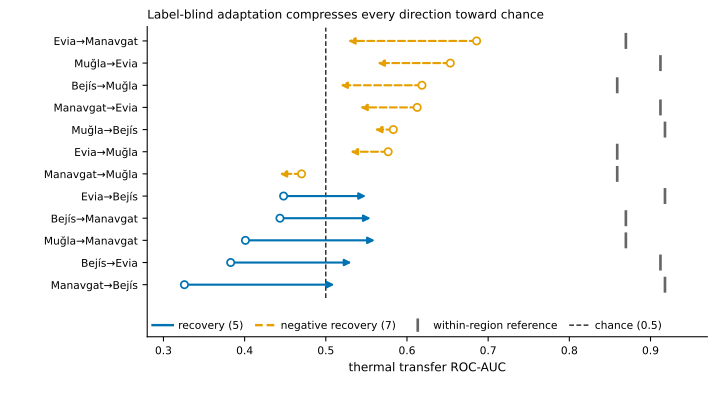

Write the Python code that produced this figure.
#!/usr/bin/env python3
"""Figure 6a - label-blind adaptation compresses every direction toward chance.

Four-AOI decomposition, 12 ordered directions: raw (open circle) -> best-adapted
(arrow head), with the within-region reference as a grey tick. Directions where
adaptation moves AWAY from the within reference (negative recovery, 7/12) are
orange AND dashed; recoveries are blue AND solid, so the class survives
greyscale print where the two hues differ by only ~2.3:1 in luminance.

Split out of the former three-panel Fig. 6: 12 direction labels plus a wide AUC
axis need the full column width, and sharing a row with two other panels forced
cramped legends and two-line titles.

Data: paper/figures/data/fig_data.json. Asserts in _fig6_common.py.
"""
import json
import sys
from pathlib import Path

import matplotlib
matplotlib.use("Agg")
import matplotlib.pyplot as plt

sys.path.insert(0, str(Path(__file__).resolve().parent))
from _layout_check import check as layout_check, contrast_ratio
from _fig6_common import (HERE, MM, BLUE, ORANGE, GREY, FS_BODY, FS_TICK,
                          RECOVERY_STYLE, NEGATIVE_STYLE, decomp, neg,
                          dirlabel, style_axes, chance_segment, save)

HUE_ONLY_CONTRAST = contrast_ratio((0x00 / 255, 0x72 / 255, 0xB2 / 255),
                                   (0xE6 / 255, 0x9F / 255, 0x00 / 255))

plt.rcParams.update({"svg.fonttype": "none", "pdf.fonttype": 42})
fig = plt.figure(figsize=(190 * MM, 108 * MM))
ax = fig.add_axes([0.205, 0.175, 0.780, 0.760])

data_artists = []
order = sorted(decomp, key=lambda d: d["raw"])
for y, d in enumerate(order):
    negative = d["best_adapted"] < d["raw"]
    colour = ORANGE if negative else BLUE
    style = NEGATIVE_STYLE if negative else RECOVERY_STYLE
    ax.annotate("", xy=(d["best_adapted"], y), xytext=(d["raw"], y),
                arrowprops=dict(arrowstyle="-|>", color=colour, lw=1.6,
                                linestyle=style, mutation_scale=10,
                                shrinkA=0, shrinkB=0))
    m, = ax.plot(d["raw"], y, marker="o", mfc="white", mec=colour, ms=5.5,
                 mew=1.3, zorder=3)
    tick, = ax.plot([d["within"], d["within"]], [y - 0.30, y + 0.30], color=GREY,
                    lw=2.0, zorder=2)
    data_artists += [(m, f"raw:{d['direction']}"), (tick, f"within:{d['direction']}")]

N = len(order)
data_artists.append((chance_segment(ax, -0.6, N - 0.4), "chance"))

ax.set_yticks(range(N), [dirlabel(d["direction"]) for d in order], fontsize=FS_TICK)
ax.set_xlim(0.28, 0.97)
ax.set_ylim(-2.35, N - 0.35)
ax.set_xticks([0.3, 0.4, 0.5, 0.6, 0.7, 0.8, 0.9])
ax.set_xlabel("thermal transfer ROC-AUC", fontsize=FS_BODY)
ax.set_title("Label-blind adaptation compresses every direction toward chance",
             fontsize=FS_BODY, loc="left")
style_axes(ax)

hRec = plt.Line2D([], [], color=BLUE, lw=1.8, ls=RECOVERY_STYLE)
hNeg = plt.Line2D([], [], color=ORANGE, lw=1.8, ls=NEGATIVE_STYLE)
hWit = plt.Line2D([], [], color=GREY, lw=0, marker="|", ms=10, mew=2.0)
hCha = plt.Line2D([], [], color="black", lw=0.9, ls=(0, (4, 2)))
ax.legend([hRec, hNeg, hWit, hCha],
          ["recovery (5)", "negative recovery (7)",
           "within-region reference", "chance (0.5)"],
          fontsize=FS_TICK, frameon=False, loc="lower left",
          bbox_to_anchor=(0.0, 0.0), ncol=4, handlelength=1.9,
          columnspacing=1.1, handletextpad=0.5, borderpad=0.0)

print(f"[greyscale] blue-vs-orange hue contrast {HUE_ONLY_CONTRAST:.2f}:1 - "
      f"line style carries the class redundantly")
problems = layout_check(fig, "Fig. 6a - adaptation", min_gap_pt=2.0,
                        min_font_pt=8.0, data_artists=data_artists)
save(fig, "fig6a_adaptation", "--preview" in sys.argv)

(HERE / "fig6a_provenance.json").write_text(json.dumps({
    "figure": "Fig. 6a - label-blind adaptation compresses toward chance",
    "script": "paper/figures/fig6a_adaptation.py",
    "data": "paper/figures/data/fig_data.json (four_aoi_decomposition.csv; sha256 inside)",
    "asserts": "7/12 negative recovery; worst Evia->Manavgat recovered fraction -0.862 "
               "(_fig6_common.py)",
    "greyscale": {
        "hue_only_contrast": round(HUE_ONLY_CONTRAST, 2),
        "note": "Okabe-Ito blue (relative luminance 0.151) vs orange (0.413) separate by only "
                "this ratio, below the 3:1 WCAG non-text minimum, so the two classes also "
                "differ by line style (solid vs dashed); proof in fig6a_adaptation_greyscale.png",
    },
    "legend": "in a reserved band below the plotted rows; the chance reference is a segment "
              "over the data rows only, never an axvline, so it cannot cross legend text",
    "canvas_mm": [190, 108],
    "column": "double (190 mm)",
    "font_pt": {"body": FS_BODY, "minimum": FS_TICK},
    "layout_check": f"paper/figures/_layout_check.py; {len(problems)} problems at build time; "
                    f"{len(data_artists)} data artists registered",
    "environment": f"matplotlib {matplotlib.__version__}",
}, indent=1, ensure_ascii=False))
print(f"fig6a written; negative recovery {len(neg)} of {len(decomp)}")
